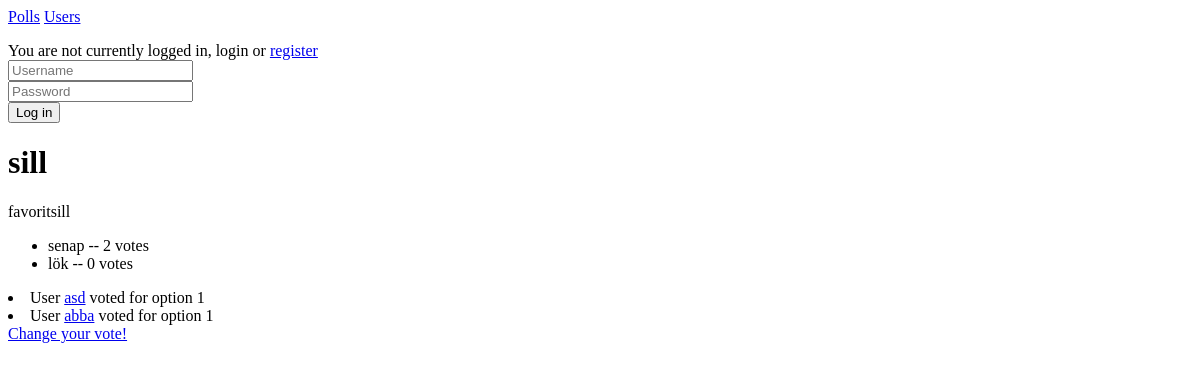
Before: /polls/1/results/ with the older database file.
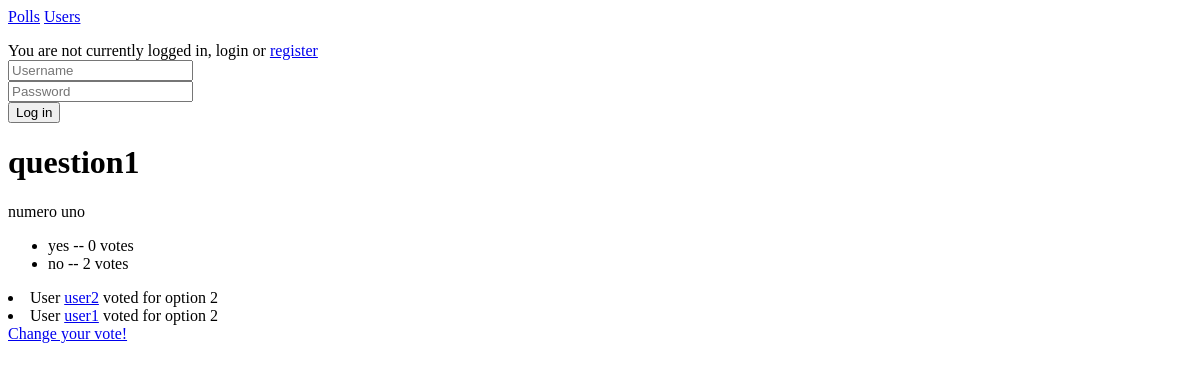
After: the same page with the newer database file.
### polls/models.py (models this page shows, shortened)
class Question(models.Model):
    question_text = models.CharField(max_length=200)
    question_desc = models.CharField(max_length=400)
    pub_date = models.DateTimeField('date published', default = timezone.now)
    owner = models.ForeignKey(User, on_delete=models.CASCADE)
    public = models.IntegerField(default=0)

class Choice(models.Model):
    question = models.ForeignKey(Question, on_delete=models.CASCADE)
    choice_text = models.CharField(max_length=200)
    votes = models.IntegerField(default=0)

class Votes(models.Model):
    question = models.ForeignKey(Question, on_delete=models.CASCADE)
    option_id = models.IntegerField(default=0)
    user_id = models.IntegerField(default=0)
    username = models.CharField(max_length=200, default = "")

### polls/views.py (the view)
# urls.py: path('<int:question_id>/results/', views.results, name='results'),
def results(request, question_id):
    question = get_object_or_404(Question, pk=question_id)
    i = 1
    for choice in question.choice_set.all():
        total = 0
        for vote in question.votes_set.all():
            if vote.option_id == i:
                total += 1
        choice.votes = total
        choice.save()
        i += 1
    return render(request, 'polls/results.html', {'question': question})

### polls/templates/polls/results.html
{% include "polls/authheader.html" %}
<h1>{{ question.question_text }}</h1>
<p>{{ question.question_desc }}</p>
<ul>
{% for choice in question.choice_set.all %}
    <li>{{ choice.choice_text }} -- {{ choice.votes }} vote{{ choice.votes|pluralize }}</li>
{% endfor %}
</ul>
{% for vote in question.votes_set.all %}
    <li> User <a href="/polls/user/{{ vote.user_id }}/">{{ vote.username }}</a> voted for option {{ vote.option_id }} </li>
{% endfor %}
<a href="{% url 'polls:detail' question.id %}">Change your vote!</a>

### polls/templates/polls/authheader.html (shortened to what this page needs)
{% if request.user.is_authenticated %}
<div class="topnav">
  <a href="/polls">Polls</a>
  <a href="/polls/users">Users</a>
</div>
<p> Logged in as: {{ request.user }}
<br>
<a href="/polls/logout">logout</a>
</p>
{% else %}
<div class="topnav">
  <a href="/polls">Polls</a>
  <a href="/polls/users">Users</a>
</div>
<p> <form method="POST" action="/polls/login">
<div class="form-group">
<label class="text-primary text-dark font-weight-bold">You are not currently logged in, login or <a href="/polls/registrationpage">register</a> </label>
<br>
<input type="text" class="form-control" name="username" placeholder="Username">
<br>
<input type="password" class="form-control" name="password" placeholder="Password">
<br>
<button type="submit" class="btn btn-primary btn-lg">Log in</button>
</div>
</form>
</p>
{% endif %}

Changed rows visible on the page:
removed Votes: username "asd", option_id "1"
removed Votes: username "abba", option_id "1"
changed Question: question_text "sill" → "question1"; question_desc "favoritsill" → "numero uno"
changed Choice: choice_text "senap" → "yes"; votes "2" → "0"
changed Choice (number 2 of 2 on the later page): choice_text "lök" → "no"; votes "0" → "2"
added Votes: username "user2", option_id "2"
added Votes: username "user1", option_id "2"
